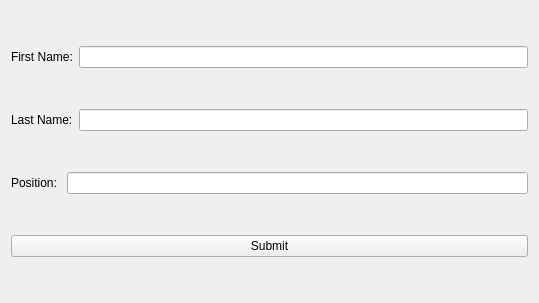
<?xml version="1.0" encoding="UTF-8"?>
<ui version="4.0">
 <class>Widget</class>
 <widget class="QWidget" name="Widget">
  <property name="geometry">
   <rect>
    <x>0</x>
    <y>0</y>
    <width>539</width>
    <height>303</height>
   </rect>
  </property>
  <property name="windowTitle">
   <string>Widget</string>
  </property>
  <layout class="QVBoxLayout" name="verticalLayout">
   <item>
    <layout class="QHBoxLayout" name="horizontalLayout_3">
     <item>
      <widget class="QLabel" name="label">
       <property name="text">
        <string>First Name:</string>
       </property>
      </widget>
     </item>
     <item>
      <widget class="QLineEdit" name="firstNameLineEdit"/>
     </item>
    </layout>
   </item>
   <item>
    <layout class="QHBoxLayout" name="horizontalLayout_2">
     <item>
      <widget class="QLabel" name="label_2">
       <property name="text">
        <string>Last Name:</string>
       </property>
      </widget>
     </item>
     <item>
      <widget class="QLineEdit" name="lastNameLineEdit"/>
     </item>
    </layout>
   </item>
   <item>
    <layout class="QHBoxLayout" name="horizontalLayout">
     <item>
      <widget class="QLabel" name="label_3">
       <property name="text">
        <string>Position: </string>
       </property>
      </widget>
     </item>
     <item>
      <widget class="QLineEdit" name="positionLineEdit"/>
     </item>
    </layout>
   </item>
   <item>
    <widget class="QPushButton" name="submitButton">
     <property name="text">
      <string>Submit</string>
     </property>
    </widget>
   </item>
  </layout>
 </widget>
 <resources/>
 <connections/>
</ui>
